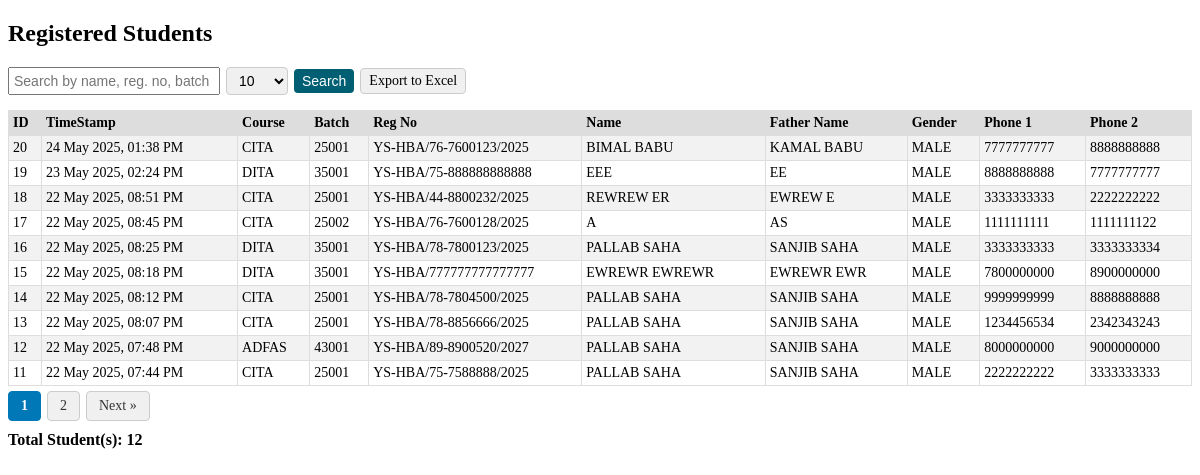
Page /viewall.php on the committed database.
### tables this page shows
CREATE TABLE `registration` (
  `id` int(11) NOT NULL,
  `timestamp` datetime DEFAULT current_timestamp(),
  `session` varchar(3) DEFAULT NULL,
  `course` varchar(10) DEFAULT NULL,
  `batch` varchar(10) DEFAULT NULL,
  `regno` varchar(25) DEFAULT NULL,
  `class_days` varchar(20) DEFAULT NULL,
  `class_times` varchar(20) DEFAULT NULL,
  `sname` varchar(30) DEFAULT NULL,
  `fname` varchar(30) DEFAULT NULL,
  `gender` varchar(10) DEFAULT NULL,
  `cast` varchar(10) DEFAULT NULL,
  `phone1` varchar(10) DEFAULT NULL,
  `phone2` varchar(10) DEFAULT NULL,
  `dob` date DEFAULT NULL,
  `last_exam` varchar(10) DEFAULT NULL,
  `mp_mark` int(11) DEFAULT NULL,
  `hs_mark` int(11) DEFAULT NULL
);

### viewall.php (the view, shortened to what this page needs)
<?php
include 'connection.php';
$search = isset($_GET['search']) ? $conn->real_escape_string($_GET['search']) : '';
$per_page = isset($_GET['limit']) ? (int)$_GET['limit'] : 10;
$page = isset($_GET['page']) ? (int)$_GET['page'] : 1;
$offset = ($page - 1) * $per_page;
$total_sql = "SELECT COUNT(*) AS total FROM registration WHERE
              sname LIKE '%$search%' OR
              regno LIKE '%$search%' OR
              batch LIKE '%$search%'";
$total_result = $conn->query($total_sql);
$total = $total_result->fetch_assoc()['total'];
$sql = "SELECT * FROM registration WHERE
        sname LIKE '%$search%' OR
        regno LIKE '%$search%' OR
        batch LIKE '%$search%'
        ORDER BY id DESC
        LIMIT $offset, $per_page";
$result = $conn->query($sql);
?>
<!DOCTYPE html>
<html>
<head>
</head>
<body>
    <h2>Registered Students</h2>
    <form method="get" action="viewall.php">
        <input type="text" name="search" value="<?= htmlspecialchars($search) ?>" placeholder="Search by name, reg. no, batch">
        <select name="limit" onchange="this.form.submit()">
            <option value="10" <?= $per_page == 10 ? 'selected' : '' ?>>10</option>
        </select>
        <button type="submit">Search</button>
        <a href="export_excel.php">Export to Excel</a>
    </form>
    <div id="results">
    <table>
        <tr>
            <th>ID</th>
            <th class="cformat">TimeStamp</th>
            <th class="cformat">Course</th>
            <th>Batch</th>
            <th class="cformat">Reg No</th>
            <th>Name</th>
            <th>Father Name</th>
            <th>Gender</th>
            <th>Phone 1</th>
            <th>Phone 2</th>
        </tr>
        <?php while ($row = $result->fetch_assoc()) {
         if (isset($row['timestamp'])) {
            $utc_time = new DateTime($row['timestamp'], new DateTimeZone('UTC'));
            $utc_time->setTimezone(new DateTimeZone('Asia/Kolkata'));
            $row['timestamp'] = $utc_time->format("d M Y, h:i A");
         }
        ?>
            <tr>
                <td><?= $row['id'] ?></td>
                <td class="cformat"><?= $row['timestamp'] ?></td>
                <td class="cformat"><?= $row['course'] ?></td>
                <td><?= $row['batch'] ?></td>
                <td class="cformat"><?= $row['regno'] ?></td>
                <td><?= $row['sname'] ?></td>
                <td><?= $row['fname'] ?></td>
                <td><?= $row['gender'] ?></td>
                <td><?= $row['phone1'] ?></td>
                <td><?= $row['phone2'] ?></td>
            </tr>
        <?php } ?>
    </table>
    </div>
    <?php
    $total_pages = ceil($total / $per_page);
    if ($total_pages > 1) {
        echo '<div class="pagination">';
        for ($i = 1; $i <= $total_pages; $i++) {
            $activeClass = $i == $page ? 'active' : '';
            echo "<a class='$activeClass' href='?search=" . urlencode($search) . "&limit=$per_page&page=$i'>$i</a>";
        }
        if ($page < $total_pages) {
            $next = $page + 1;
            echo "<a href='?search=" . urlencode($search) . "&limit=$per_page&page=$next'>Next &raquo;</a>";
        }
        echo '</div>';
    }
    ?>
    <p style="margin-top: 10px; font-weight: bold;">Total Student(s): <?= $total ?></p>
</body>
</html>

### viewall.php (style rules this page uses)
table { border-collapse: collapse; width: 100%; font-size: 14px; }
table th, table td { padding: 4px; border: 1px solid #ddd; text-align: left; }
table tr:nth-child(even) { background-color: #f2f2f2; }
table th { background-color: #ddd; font-weight: bold; }
form { display: flex; gap: 6px; align-items: center; margin-bottom: 15px; flex-wrap: wrap; }
form input[type="text"] { padding: 4px; font-size: 14px; width: 200px; }
form select, form button, form a { padding: 4px 8px; font-size: 14px; border: 1px solid #ccc; background-color: #f0f0f0; text-decoration: none; color: black; border-radius: 4px; }
form button { background-color: #005f73; color: white; border: none; cursor: pointer; }
.pagination { margin-top: 5px; display: flex; flex-wrap: wrap; gap: 6px; }
.pagination a { padding: 6px 12px; background-color: #f0f0f0; border: 1px solid #ccc; text-decoration: none; color: #333; border-radius: 4px; font-size: 14px; }
.pagination a.active { font-weight: bold; background-color: #0077b6; color: white; border-color: #0077b6; }
td.cformat, th.cformat { max-width: 150px; white-space: nowrap; overflow: hidden; text-overflow: ellipsis; }

### rows in the picture
registration: id "20", timestamp "24 May 2025, 01:38 PM", course "CITA", batch "25001", regno "YS-HBA/76-7600123/2025", sname "BIMAL BABU", fname "KAMAL BABU", gender "MALE", phone1 "7777777777", phone2 "8888888888"
registration: id "19", timestamp "23 May 2025, 02:24 PM", course "DITA", batch "35001", regno "YS-HBA/75-888888888888", sname "EEE", fname "EE", gender "MALE", phone1 "8888888888", phone2 "7777777777"
registration: id "18", timestamp "22 May 2025, 08:51 PM", course "CITA", batch "25001", regno "YS-HBA/44-8800232/2025", sname "REWREW ER", fname "EWREW E", gender "MALE", phone1 "3333333333", phone2 "2222222222"
registration: id "17", timestamp "22 May 2025, 08:45 PM", course "CITA", batch "25002", regno "YS-HBA/76-7600128/2025", sname "A", fname "AS", gender "MALE", phone1 "1111111111", phone2 "1111111122"
registration: id "16", timestamp "22 May 2025, 08:25 PM", course "DITA", batch "35001", regno "YS-HBA/78-7800123/2025", sname "PALLAB SAHA", fname "SANJIB SAHA", gender "MALE", phone1 "3333333333", phone2 "3333333334"
registration: id "15", timestamp "22 May 2025, 08:18 PM", course "DITA", batch "35001", regno "YS-HBA/777777777777777", sname "EWREWR EWREWR", fname "EWREWR EWR", gender "MALE", phone1 "7800000000", phone2 "8900000000"
registration: id "14", timestamp "22 May 2025, 08:12 PM", course "CITA", batch "25001", regno "YS-HBA/78-7804500/2025", sname "PALLAB SAHA", fname "SANJIB SAHA", gender "MALE", phone1 "9999999999", phone2 "8888888888"
registration: id "13", timestamp "22 May 2025, 08:07 PM", course "CITA", batch "25001", regno "YS-HBA/78-8856666/2025", sname "PALLAB SAHA", fname "SANJIB SAHA", gender "MALE", phone1 "1234456534", phone2 "2342343243"
registration: id "12", timestamp "22 May 2025, 07:48 PM", course "ADFAS", batch "43001", regno "YS-HBA/89-8900520/2027", sname "PALLAB SAHA", fname "SANJIB SAHA", gender "MALE", phone1 "8000000000", phone2 "9000000000"
registration: id "11", timestamp "22 May 2025, 07:44 PM", course "CITA", batch "25001", regno "YS-HBA/75-7588888/2025", sname "PALLAB SAHA", fname "SANJIB SAHA", gender "MALE", phone1 "2222222222", phone2 "3333333333"

### other values in the picture
$total "12"
